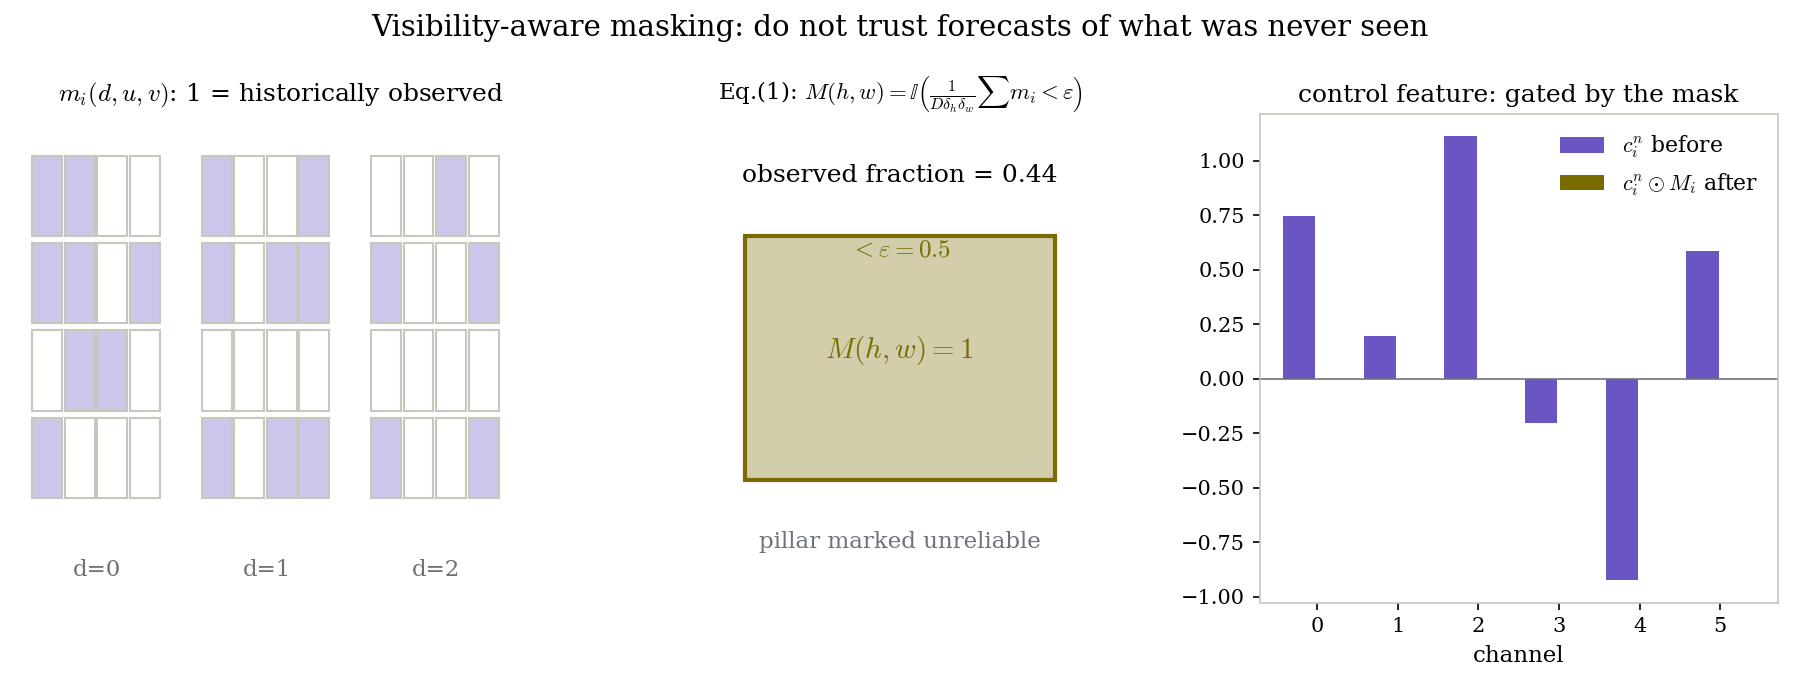

Reproduce this figure in Python.
"""COME Eq.(1): the visibility-aware mask, worked on a toy pillar.

One pillar covers delta_h x delta_w x D voxels. m_i = 1 where the voxel center was
historically observed. If fewer than eps=0.5 of the pillar's voxels are observed,
M(h,w) = 1 marks the control feature as unreliable; the control feature is then
zeroed: c^n_i <- c^n_i * M_i (kept as binary mask in this toy).
"""
import matplotlib
matplotlib.use("Agg")
matplotlib.rcParams["mathtext.fontset"] = "cm"
matplotlib.rcParams["font.family"] = "serif"
import matplotlib.pyplot as plt
import numpy as np

ALT = "#6a55c2"   # control features
NORM = "#7a6b00"  # mask
WIRE = "#6e737b"

rng = np.random.default_rng(3)
D, PH, PW = 3, 4, 4   # depth, pillar height, pillar width (toy sizes)

fig, axes = plt.subplots(1, 3, figsize=(12, 4.6))
fig.patch.set_facecolor("white")

# --- left: observed voxels m_i (3 depth slices) ---
obs = rng.random((D, PH, PW)) < 0.45
for d in range(D):
    ax = axes[0]
for d in range(D):
    pass
ax = axes[0]
ax.set_facecolor("white")
for d in range(D):
    for i in range(PH):
        for j in range(PW):
            x = j + d * (PW + 1.2)
            face = ALT + "55" if obs[d, i, j] else "white"
            ax.add_patch(plt.Rectangle((x, PH - 1 - i), 0.92, 0.92,
                                       facecolor=face, edgecolor="#c9c6bb"))
    ax.text(d * (PW + 1.2) + PW / 2, -0.9, f"d={d}", ha="center", color=WIRE, fontsize=11)
ax.set_xlim(-0.3, D * (PW + 1.2)); ax.set_ylim(-1.2, PH + 0.4)
ax.set_xticks([]); ax.set_yticks([])
for sp in ax.spines.values():
    sp.set_visible(False)
ax.set_title(r"$m_i(d,u,v)$: 1 = historically observed", fontsize=12)

# --- middle: pillar pooling, eps = 0.5 ---
frac = obs.mean()
M = 1 if frac < 0.5 else 0
ax = axes[1]
ax.set_facecolor("white")
ax.add_patch(plt.Rectangle((0.6, 0.9), 1.8, 1.8, facecolor=(NORM + "55" if M else "white"),
                           edgecolor=NORM, lw=2))
ax.text(1.5, 3.1, f"observed fraction = {frac:.2f}", ha="center", fontsize=12)
ax.text(1.5, 2.55, r"$< \varepsilon = 0.5$", ha="center", fontsize=12, color=NORM)
ax.text(1.5, 1.8, f"$M(h,w) = {M}$", ha="center", fontsize=14, color=NORM, weight="bold")
ax.text(1.5, 0.4, "pillar marked unreliable", ha="center", fontsize=11, color=WIRE)
ax.set_xlim(0, 3); ax.set_ylim(0, 3.6)
ax.axis("off")
ax.set_title(r"Eq.(1): $M(h,w)=\mathbb{I}\left(\frac{1}{D\delta_h\delta_w}\sum m_i < \varepsilon\right)$",
             fontsize=11)

# --- right: control feature before / after masking ---
ax = axes[2]
ax.set_facecolor("white")
before = rng.normal(0, 1, 6)
after = before * (1 - M)
xs = np.arange(6)
ax.bar(xs - 0.22, before, width=0.4, color=ALT, label=r"$c^n_i$ before")
ax.bar(xs + 0.22, after, width=0.4, color=NORM, label=r"$c^n_i \odot M_i$ after")
ax.axhline(0, color=WIRE, lw=0.8)
ax.set_xticks(xs)
ax.set_xlabel("channel", fontsize=11)
ax.set_title("control feature: gated by the mask", fontsize=12)
ax.legend(fontsize=10.5, frameon=False)
for sp in ax.spines.values():
    sp.set_color("#c9c6bb")

fig.suptitle("Visibility-aware masking: do not trust forecasts of what was never seen", fontsize=14)
fig.tight_layout()
fig.savefig("/home/hatch/workspace/your_files/paper-xray-100/papers/045-WM-come/fig-mask.png",
            dpi=150, facecolor="white")
print("saved fig-mask.png")
